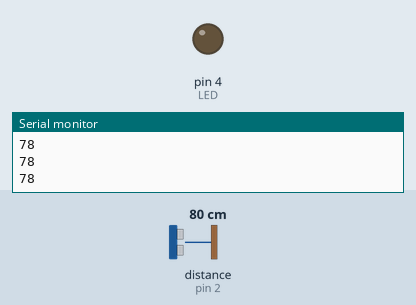
Recording of a sketch running on a simulated Arduino Uno, built with avr-gcc and run on an emulated ATmega328P. On the bench: output pins drawn as LEDs (lit = HIGH), the last lines printed to the serial monitor. Wiring (inferred from the names in the program): ultrasonic range finder: trigger pin 3; echo pin 2. The inputs (shaded band) are chosen by the test bench; at power-on: distance to the obstacle (sensor on pin 2) 80 cm. The echo pulse lasts 58.3 µs per cm; pins used as bus, display or sensor lines are not drawn.

Above: at 1.2 s.
1.3 s: distance to the obstacle (sensor on pin 2) set to 22 cm
2.8 s: distance to the obstacle (sensor on pin 2) set to 19 cm
At 3.8 s:
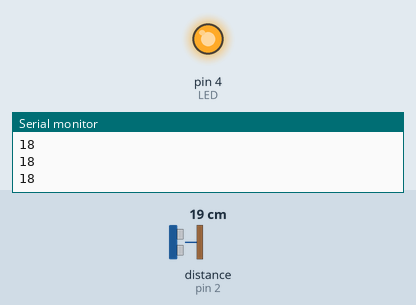
4.3 s: distance to the obstacle (sensor on pin 2) set to 35 cm
At 5.6 s:
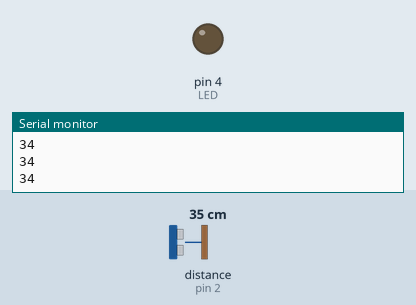
5.9 s: distance to the obstacle (sensor on pin 2) set to 2 cm
At 7.5 s:
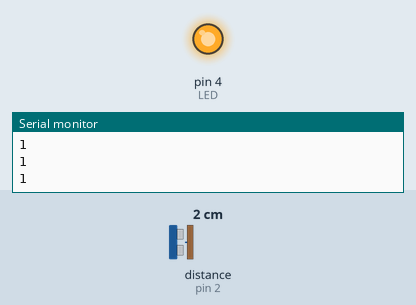
Timing chart, 0 to 8.5 s (numbered marks = the images above; inputs shaded):
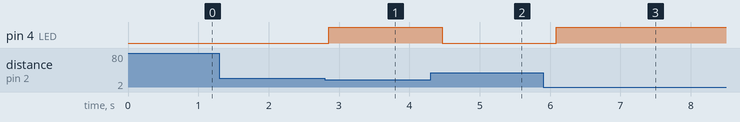

The sketch:

1_LED_Ultrasonic.ino
```cpp
//define all the pins
const int LED = 4;
const int trig = 3;
const int echo = 2;
float v=340;//speed of sound in air

void setup() {
  // put your setup code here, to run once:
  Serial.begin(115200);//opens serial port at speed of 115200bps
  pinMode(LED, OUTPUT);
  pinMode(trig, OUTPUT);
  pinMode(echo,INPUT);
}
float distance() { //Creates function distance
  //Create a pulse here with a period of 8 microseconds
  digitalWrite(trig, LOW);
  delayMicroseconds(3);
  digitalWrite(trig, HIGH);
  delayMicroseconds(5);
  digitalWrite(trig, LOW);
//Timing the pulse here
  float tus = pulseIn(echo, HIGH);
  float t=tus/2000000;//Convert microseconds to seconds
  float dm = (v * t) ; //m
  float dcm = dm * 100;//cm
  return dcm;
}
void loop() {
  // put your main code here, to run repeatedly:
  int d = distance();//calling the function
  Serial.println(d,DEC);

  if (d < 20) {// if the distance is less than 20cm
    digitalWrite(LED, HIGH);//Turns LED on
  }
  else{
    digitalWrite(LED, LOW);//Turns LED off
  }

  delay(200);
}
```

Measured:
- the behaviour switches between 21 and 20 cm on distance to the obstacle (sensor on pin 2) (found by bisection; images 0 and 1)
- after the input at 2.8 s, pin 4 (LED): LOW → HIGH after 0.05 s
- after the input at 4.3 s, pin 4 (LED): HIGH → LOW after 0.17 s
- after the input at 5.9 s, pin 4 (LED): LOW → HIGH after 0.19 s
